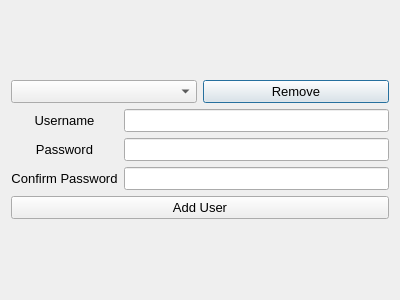
<?xml version="1.0" encoding="UTF-8"?>
<ui version="4.0">
 <class>UsersWindow</class>
 <widget class="QDialog" name="UsersWindow">
  <property name="geometry">
   <rect>
    <x>0</x>
    <y>0</y>
    <width>400</width>
    <height>300</height>
   </rect>
  </property>
  <property name="windowTitle">
   <string>Dialog</string>
  </property>
  <layout class="QVBoxLayout" name="verticalLayout_4">
   <item>
    <layout class="QVBoxLayout" name="verticalLayout_3">
     <item>
      <layout class="QHBoxLayout" name="horizontalLayout_2">
       <item>
        <widget class="QComboBox" name="users_comboBox">
         <property name="font">
          <font>
           <family>Arial</family>
           <pointsize>10</pointsize>
          </font>
         </property>
        </widget>
       </item>
       <item>
        <widget class="QPushButton" name="removeUser_pushButton">
         <property name="font">
          <font>
           <family>Arial</family>
           <pointsize>10</pointsize>
          </font>
         </property>
         <property name="text">
          <string>Remove</string>
         </property>
        </widget>
       </item>
      </layout>
     </item>
     <item>
      <layout class="QHBoxLayout" name="horizontalLayout">
       <item>
        <layout class="QVBoxLayout" name="verticalLayout">
         <item>
          <widget class="QLabel" name="label">
           <property name="font">
            <font>
             <family>Arial</family>
             <pointsize>10</pointsize>
            </font>
           </property>
           <property name="text">
            <string>Username</string>
           </property>
           <property name="alignment">
            <set>Qt::AlignCenter</set>
           </property>
          </widget>
         </item>
         <item>
          <widget class="QLabel" name="label_2">
           <property name="font">
            <font>
             <family>Arial</family>
             <pointsize>10</pointsize>
            </font>
           </property>
           <property name="text">
            <string>Password</string>
           </property>
           <property name="alignment">
            <set>Qt::AlignCenter</set>
           </property>
          </widget>
         </item>
         <item>
          <widget class="QLabel" name="label_3">
           <property name="font">
            <font>
             <family>Arial</family>
             <pointsize>10</pointsize>
            </font>
           </property>
           <property name="text">
            <string>Confirm Password</string>
           </property>
           <property name="alignment">
            <set>Qt::AlignCenter</set>
           </property>
          </widget>
         </item>
        </layout>
       </item>
       <item>
        <layout class="QVBoxLayout" name="verticalLayout_2">
         <item>
          <widget class="QLineEdit" name="username_lineEdit">
           <property name="font">
            <font>
             <family>Arial</family>
             <pointsize>10</pointsize>
            </font>
           </property>
          </widget>
         </item>
         <item>
          <widget class="QLineEdit" name="password_lineEdit">
           <property name="font">
            <font>
             <family>Arial</family>
             <pointsize>10</pointsize>
            </font>
           </property>
           <property name="echoMode">
            <enum>QLineEdit::Password</enum>
           </property>
          </widget>
         </item>
         <item>
          <widget class="QLineEdit" name="password2_lineEdit">
           <property name="font">
            <font>
             <family>Arial</family>
             <pointsize>10</pointsize>
            </font>
           </property>
           <property name="echoMode">
            <enum>QLineEdit::Password</enum>
           </property>
          </widget>
         </item>
        </layout>
       </item>
      </layout>
     </item>
     <item>
      <widget class="QPushButton" name="addUser_pushButton">
       <property name="font">
        <font>
         <family>Arial</family>
         <pointsize>10</pointsize>
        </font>
       </property>
       <property name="text">
        <string>Add User</string>
       </property>
      </widget>
     </item>
    </layout>
   </item>
  </layout>
 </widget>
 <resources/>
 <connections/>
</ui>
